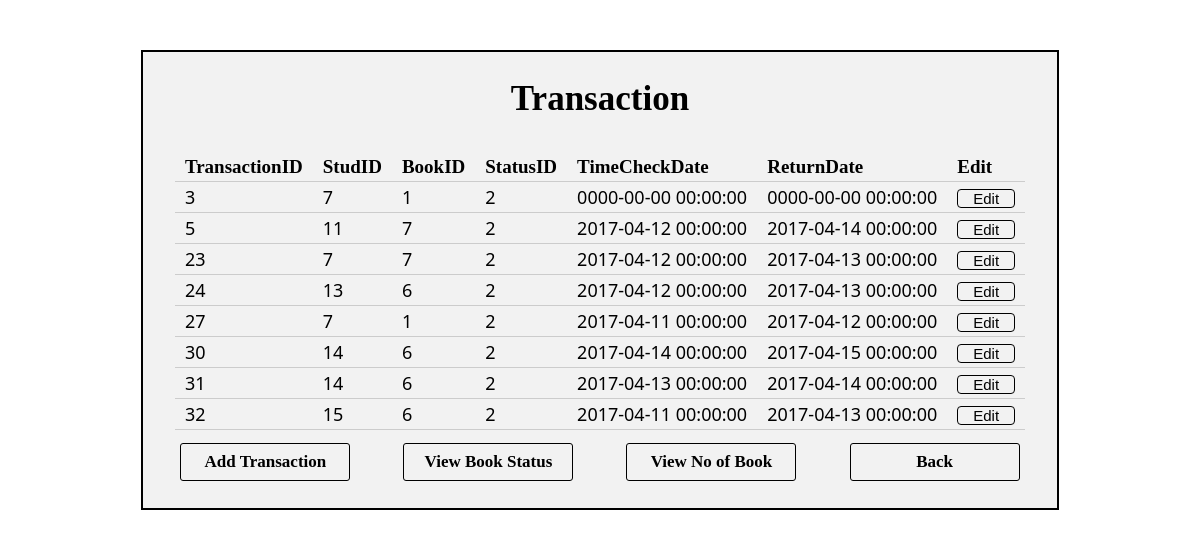
/transaction.php, run on the app's committed database.
### tables this page shows
CREATE TABLE `transaction` (
  `TransactionID` int(11) NOT NULL,
  `StudID` int(11) NOT NULL,
  `BookID` int(11) NOT NULL,
  `StatusID` int(11) NOT NULL,
  `TimeCheckDate` datetime NOT NULL,
  `ReturnDate` datetime NOT NULL
);

### transaction.php (the view, shortened to what this page needs)
<!DOCTYPE html>
<html>
<head>
	<link rel="stylesheet" type="text/css" href="style.css">
</head>
<body>
	<div align="center">
			<table align="center" cellpadding="5px" cellspacing="2px">
			<form action="insert.php?tb=Transaction" method="post">
				<tr>
					<td colspan="7"><b><center>Transaction</center></b></td>
				</tr>
				<tr>
					<td colspan="7">
					<?php
		                include('connect.php');
		                $query = "SELECT * FROM transaction
		                GROUP BY TransactionID asc";
		               echo "<div class=record><table class=record1 cellspacing=0 cellpadding=5>";
		                $result = mysqli_query($dbcon, $query);
		                  echo "<tr>";
		                  echo "<td class=rec><b class=head>TransactionID</b></td>";
		                  echo "<td class=rec><b class=head>StudID</b></td>";
		                  echo "<td class=rec><b class=head>BookID</b></td>";
		                  echo "<td class=rec><b class=head>StatusID</b></td>";
		                  echo "<td class=rec><b class=head>TimeCheckDate</b></td>";
		                  echo "<td class=rec><b class=head>ReturnDate</b></td>";
		                  echo "<td class=rec><b class=head>Edit</b></td>";
		                  echo "</tr>";
		                while ($row = mysqli_fetch_array($result)) {
		                  echo "<tr>";
		                  echo "<td class=rec>".$row['TransactionID']."</td>";
		                  echo "<td class=rec>".$row['StudID']."</td>";
		                  echo "<td class=rec>".$row['BookID']."</td>";
		                  echo "<td class=rec>".$row['StatusID']."</td>";
		                  echo "<td class=rec>".$row['TimeCheckDate']."</td>";
		                  echo "<td class=rec>".$row['ReturnDate']."</td>";
		                  echo "<td class=rec><a href=edit.php?id=".$row['TransactionID']."&tb=Transaction><div class='edit'>Edit</div></a>
		                  </td>";
		                  echo "</tr>";
		                }
		               echo "</table></div>";
		              ?>
		              </td>
				</tr>
				<tr>
					<td class="field" colspan="2"><center><a href="insert.php"><input type="submit" class="button2" value="Add Transaction"></a></center></td>
				</form>
					<td class="field" colspan="2"><center><a href="book-status.php"><input type="submit" class="button2" value="View Book Status"></a></center></td>
					<td class="field" colspan="2"><center><a href="book-dept.php"><input type="submit" class="button2" value="View No of Book"></a></center></td>
					<td class="field" colspan="1"><center><a href="home.php"><input type="submit" class="button2" value="Back"></a></center></td>
			</table>
		</div>
	</body>
</html>

### style.css (style rules this page uses)
table { border-top: solid #000 2px; border-bottom: solid #000 2px; border-left: solid #000 2px; border-right: solid #000 2px; padding-top:20px; padding-bottom:20px; padding-left: 10px; padding-right: 10px; background-color: #f2f2f2; margin-top: 50px; }
body { font-family: Segoe UI Light, Segoe UI; color: #000; }
td.field { text-align: right; font-weight: bold; font-size: 19px; }
b { font-size: 35px; font-family: Segoe UI Light; }
b.head { font-size: 19px; font-family: Segoe UI Light; }
.button2 { border: solid #000 1px; border-radius: 3px; width: 170px; height: 38px; background-color: #f2f2f2; font-family: Segoe UI Light; font-size: 17px; font-weight: bold; -webkit-transition: all 0.4s ease; transition: all 0.4s ease; }
td { padding-right: 10px; font-size: 18px; padding-left: 10px; }
div.edit { display: inline; width: 40px; height: 23px; border:1px solid #000; padding-left: 15px; padding-right: 15px; text-align: center; font-size:15px; background-color: #f2f2f2; color: #000; cursor: pointer; font-family:Segoe UI Light,sans-serif; -webkit-transition: all 0.4s ease; transition: all 0.4s ease; border-radius: 4px; }
.record { width: 100%; height : 300px; overflow: auto; }
.record1 { margin-top: -0px; border: 0px; }
.rec { padding-top: 3px; padding-bottom: 3px; border-bottom: 1px solid #CCC; }
a { text-decoration: none; }

### data on the page
transaction: TransactionID "3", StudID "7", BookID "1", StatusID "2", TimeCheckDate "0000-00-00 00:00:00", ReturnDate "0000-00-00 00:00:00"
transaction: TransactionID "5", StudID "11", BookID "7", StatusID "2", TimeCheckDate "2017-04-12 00:00:00", ReturnDate "2017-04-14 00:00:00"
transaction: TransactionID "23", StudID "7", BookID "7", StatusID "2", TimeCheckDate "2017-04-12 00:00:00", ReturnDate "2017-04-13 00:00:00"
transaction: TransactionID "24", StudID "13", BookID "6", StatusID "2", TimeCheckDate "2017-04-12 00:00:00", ReturnDate "2017-04-13 00:00:00"
transaction: TransactionID "27", StudID "7", BookID "1", StatusID "2", TimeCheckDate "2017-04-11 00:00:00", ReturnDate "2017-04-12 00:00:00"
transaction: TransactionID "30", StudID "14", BookID "6", StatusID "2", TimeCheckDate "2017-04-14 00:00:00", ReturnDate "2017-04-15 00:00:00"
transaction: TransactionID "31", StudID "14", BookID "6", StatusID "2", TimeCheckDate "2017-04-13 00:00:00", ReturnDate "2017-04-14 00:00:00"
transaction: TransactionID "32", StudID "15", BookID "6", StatusID "2", TimeCheckDate "2017-04-11 00:00:00", ReturnDate "2017-04-13 00:00:00"
